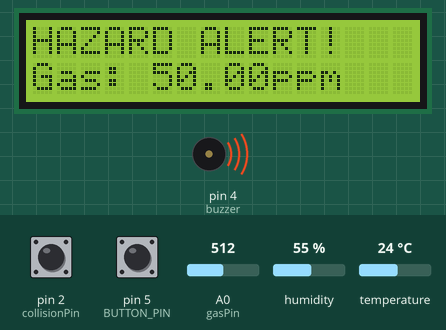
This sketch was run on a simulated Arduino Uno, built with avr-gcc and run on an emulated ATmega328P. On the bench: 16×2 character LCD, buzzer (waves = sounding, pin HIGH). The test bench sets the inputs (shaded band); at power-on: A0 (gasPin) = 512, temperature 24 °C, pin 2 (collisionPin) HIGH, pin 5 (BUTTON_PIN) HIGH, humidity 55 %. What the sketch prints to the serial monitor is not drawn.

Above: at 3.2 s.
3.3 s: A0 (gasPin) set to 227
At 5.6 s:
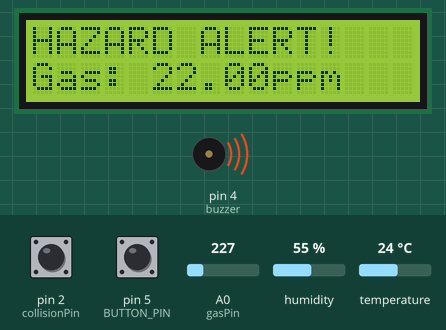
9.3 s: A0 (gasPin) set to 203
At 11.5 s:
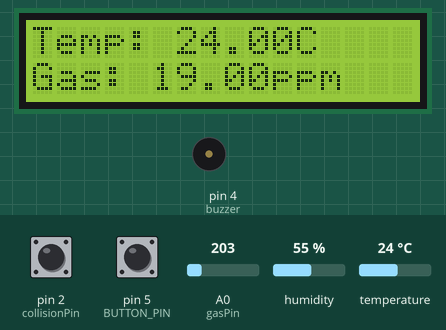
14.9 s: temperature set to 29 °C
At 17.2 s:
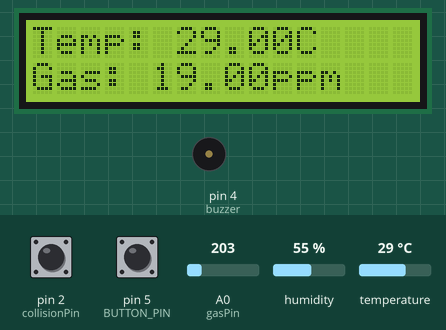
20.9 s: temperature set to 32 °C
At 22.9 s:
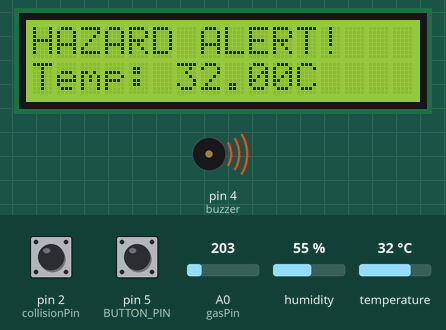
26.9 s: pin 2 (collisionPin) pulled LOW for 2.4 s
At 30.0 s:
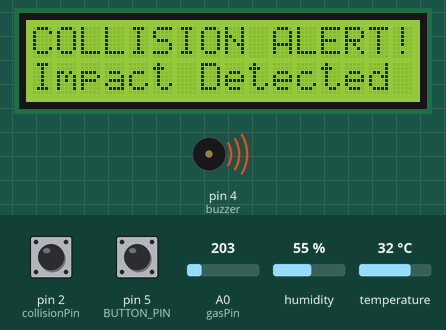
35.2 s: temperature set to 12 °C
At 40.0 s:
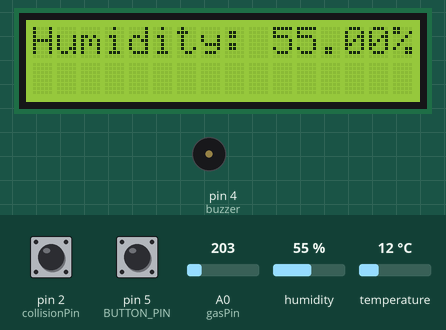
Timing chart, 0 to 41.3 s (numbered marks = the images above; inputs shaded):
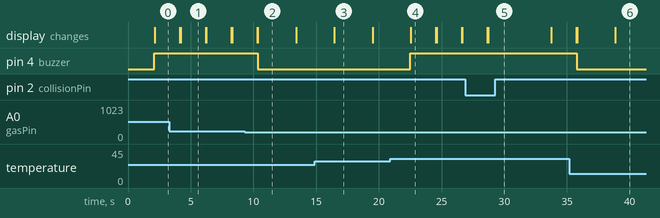

The sketch:

mining.ino
```cpp
#include <DHT.h>
#include <Wire.h>
#include <LiquidCrystal_I2C.h>

#define DHTPIN 3       // Pin for DHT sensor
#define DHTTYPE DHT11  // DHT11 sensor
#define BUTTON_PIN 5   // Pin for emergency button

DHT dht(DHTPIN, DHTTYPE);

const int gasPin = A0;      // Analog pin for gas sensor
const int buzzer = 4;       // Digital pin for buzzer
const int collisionPin = 2; // Pin for the collision sensor

LiquidCrystal_I2C lcd(0x27, 16, 2);  // Initialize LCD

unsigned long buzzerStartTime = 0;  // Timestamp for buzzer
const unsigned long buzzerDuration = 10000; // Buzzer duration in milliseconds
bool buzzerActive = false;          // State of the buzzer

void setup() {
  Serial.begin(9600);  // Initialize Serial Monitor
  dht.begin();         // Start DHT sensor
  pinMode(gasPin, INPUT);
  pinMode(buzzer, OUTPUT);
  pinMode(collisionPin, INPUT_PULLUP); // Enable internal pull-up resistor for collision sensor
  pinMode(BUTTON_PIN, INPUT_PULLUP);  // Enable internal pull-up resistor for emergency button

  lcd.init();
  lcd.backlight();
  lcd.setCursor(0, 0);
  lcd.print("Initializing...");
  delay(2000);
  lcd.clear();
}

void loop() {
  // Read button state
  int buttonState = digitalRead(BUTTON_PIN);

  bool emergencyAlert = false;
  bool collisionAlert = false;

  // Check for emergency button press
  if (buttonState == LOW) { // Button is pressed
    emergencyAlert = true;
    delay(500); // Debounce delay to prevent multiple messages
  }

  // Read temperature and humidity
  float temperature = dht.readTemperature();
  float humidity = dht.readHumidity();

  // Read gas sensor
  int gasValue = analogRead(gasPin);
  float gasConcentration = map(gasValue, 0, 1023, 0, 100); // Map to arbitrary range for ppm

  // Read collision sensor
  int collisionDetected = digitalRead(collisionPin);
  buzzerActive = false;

  // Check if the collision sensor is triggered
  if (collisionDetected == LOW) {
    collisionAlert = true;

    // Activate buzzer
    digitalWrite(buzzer, HIGH);

    // Display collision alert on LCD
    lcd.clear();
    lcd.setCursor(0, 0);
    lcd.print("COLLISION ALERT!");
    lcd.setCursor(0, 1);
    lcd.print("Impact Detected");

    // Keep the message and buzzer active for 5 seconds
    unsigned long startTime = millis();
    while (millis() - startTime < 5000) {
      // Wait for 5 seconds, keeping buzzer on
    }

    // Turn off the buzzer after the delay
    digitalWrite(buzzer, LOW);

    // Clear the LCD for other messages
    lcd.clear();
  }
  else{
    collisionAlert = false;
  }

  if (gasConcentration > 20) { // Hazard thresholds
    // Hazard Alert
    digitalWrite(buzzer, HIGH);
    lcd.clear();
    lcd.setCursor(0, 0);
    lcd.print("HAZARD ALERT!");
    lcd.setCursor(0, 1);
    lcd.print("Gas: ");
    lcd.print(gasConcentration);
    lcd.print("ppm");
    delay(2000); // Keep alert on screen for 2 seconds
    lcd.clear();
    return; // Skip to next iteration
  } else if (temperature > 30) {
    // Hazard Alert
    digitalWrite(buzzer, HIGH);
    lcd.clear();
    lcd.setCursor(0, 0);
    lcd.print("HAZARD ALERT!");
    lcd.setCursor(0, 1);
    lcd.print("Temp: ");
    lcd.print(temperature);
    lcd.print("C");
    delay(2000); // Keep alert on screen for 2 seconds
    lcd.clear();
    return; // Skip to next iteration
  } else if (!buzzerActive) {
    // Normal state
    digitalWrite(buzzer, LOW);
  }

  // Flipping between screens
  static bool displayTemperatureAndGas = true; // Toggle flag for screens

  if (displayTemperatureAndGas) {
    // Display Temperature and Gas concentration
    lcd.clear();
    lcd.setCursor(0, 0);
    lcd.print("Temp: ");
    lcd.print(temperature);
    lcd.print("C");
    lcd.setCursor(0, 1);
    lcd.print("Gas: ");
    lcd.print(gasConcentration);
    lcd.print("ppm");
  } else {
    // Display Humidity
    lcd.clear();
    lcd.setCursor(0, 0);
    lcd.print("Humidity: ");
    lcd.print(humidity);
    lcd.print("%");
  }

  // Toggle the screen
  displayTemperatureAndGas = !displayTemperatureAndGas;

  // Send sensor data over Serial to ESP32
  Serial.print(gasConcentration);
  Serial.print(",");
  Serial.print(temperature);
  Serial.print(",");
  Serial.print(humidity);
  Serial.print(",");
  Serial.print(collisionAlert ? "true" : "false");
  Serial.print(",");
  Serial.println(emergencyAlert ? "true" : "false");

  delay(3000); // Small delay between screen updates
}
```

Measured:
- the behaviour switches between 215 and 214 on A0 (gasPin) (found by bisection; images 1 and 2)
- the behaviour switches between 30 and 31 °C on temperature (found by bisection; images 3 and 4)
- after the input at 3.3 s, the display: first differs from a run without the input after 0.89 s (image 1)
- after the input at 9.3 s, pin 4 (buzzer): HIGH → LOW after 1.0 s; the display: first differs from a run without the input after 1.1 s (image 2)
- after the input at 14.9 s, the display: changes after 1.6 s (image 3)
- after the input at 20.9 s, pin 4 (buzzer): LOW → HIGH after 1.6 s; the display: changes after 1.6 s (image 4)
- after the input at 26.9 s, the display: first differs from a run without the input after 1.8 s (image 5)
- after the input at 35.2 s, pin 4 (buzzer): HIGH → LOW after 0.57 s; the display: first differs from a run without the input after 0.60 s (image 6 shows a later state)
